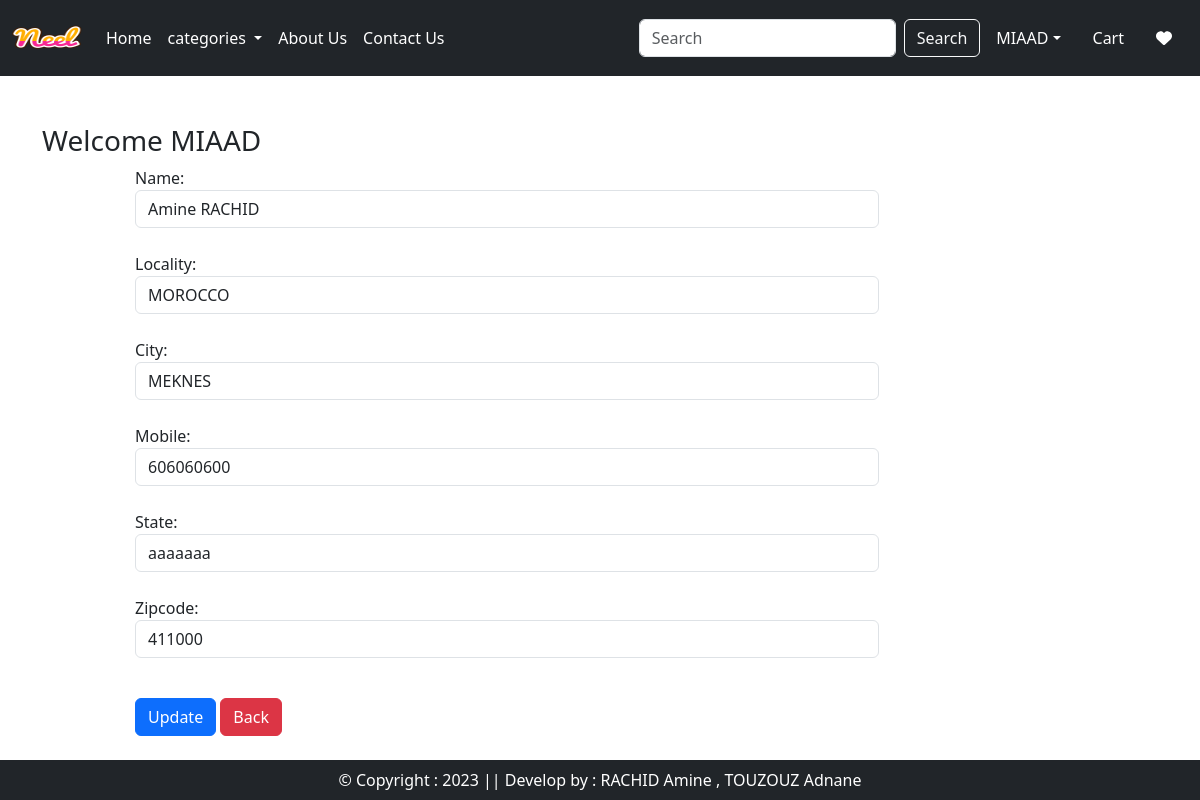
Screenshot of /updateAddress/1 (signed in) with the database file from the repository.
### app/models.py (models this page shows, shortened)
class Customer(models.Model):
    user = models.ForeignKey(User,on_delete=models.CASCADE)
    name = models.CharField(max_length = 200)
    locality = models.CharField(max_length=200)
    city = models.CharField(max_length=50)
    mobile = models.IntegerField(default=0)
    zipcode = models.IntegerField()
    state = models.CharField(choices=STATE_CHOICES,max_length=100)

### app/views.py (the view, shortened to what this page needs)
# urls.py: path("updateAddress/<int:pk>", views.updateAddress.as_view(),name="updateAddress"),
@method_decorator(login_required,name="dispatch")
class updateAddress(View):
    def get(self,request,pk):
        add = Customer.objects.get(pk=pk)
        form = CustomerProfileForm(instance=add)
        totalitem = 0
        wishitem=0
        if request.user.is_authenticated:
            totalitem = len(Cart.objects.filter(user=request.user))
            wishitem = len(Wishlist.objects.filter(user=request.user))
        return render(request, 'app/updateAddress.html',locals())

### app/forms.py
class CustomerProfileForm(forms.ModelForm):
    class Meta:
        model = Customer
        fields = ['name','locality','city','mobile','state','zipcode']
        widgets={
            'name':forms.TextInput(attrs={'class':'form-control'}),
            'locality':forms.TextInput(attrs={'class':'form-control'}),
            'city':forms.TextInput(attrs={'class':'form-control'}),
            'mobile':forms.NumberInput(attrs={'class':'form-control'}),
            'state':forms.Select(attrs={'class':'form-control'}),
            'zipcode':forms.NumberInput(attrs={'class':'form-control'}),
        }

### app/templates/app/updateAddress.html (shortened to what this page needs)
{% extends 'app/base.html' %}
{% load static %}
{% block main-content %}
<div class="container my-5">
    <div class='row'>
        <h3>Welcome <span class="text-capitalize">{{request.user}}</span></h3>
    </div>
    <div class='col-sm-8 offset-sm-1'>
        <form action='' method='post'>
            {% for fm in form %}
                {{fm.label_tag}} {{fm}}<small class='text-danger'>{{fm.errors|striptags}}</small>
                <br>
            {% endfor %}
            <div class="col-12 mt-3">
                <button type="submit" class="btn btn-primary">Update</button>
                <a href="{% url 'address' %}" type="button" class='btn btn-danger'>Back</a>
            </div>
        </form>
    </div>
</div>
{% endblock main-content %}

### app/templates/app/base.html (shortened to what this page needs)
<!DOCTYPE html>
{% load static%}
<html lang="en">
<head>
    <link rel="stylesheet" href="https://cdnjs.cloudflare.com/ajax/libs/font-awesome/4.7.0/css/font-awesome.min.css">
    <link href="https://cdn.jsdelivr.net/npm/bootstrap@5.3.0-alpha1/dist/css/bootstrap.min.css" rel="stylesheet">
    <link rel="stylesheet" href="{% static 'app/css/owl.carousel.min.css' %}" />
    <link rel="stylesheet" href="{% static 'app/css/all.min.css' %}" />
    <link rel="stylesheet" href="{% static 'app/css/style.css' %}" />
</head>
<body>
    <nav class="navbar navbar-expand-lg navbar-dark bg-dark">
        <div class="container-fluid">
          <a class="navbar-brand" href="#">
            <img src="{% static "app/images/Neel.png" %}" width="70" height="50" />
          </a>
          <div class="collapse navbar-collapse" id="navbarSupportedContent">
            <ul class="navbar-nav me-auto mb-2 mb-lg-0">
              {% if request.user.is_authenticated %}
              <li class="nav-item">
                <a class="nav-link active" aria-current="page" href="/">Home</a>
              </li>
              <li class="nav-item dropdown">
                <a class="nav-link dropdown-toggle active" href="#" role="button" data-bs-toggle="dropdown" aria-expanded="false">
                  categories
                </a>
              </li>
              <li class="nav-item">
                <a class="nav-link text-white" href="{% url 'about' %}">About Us</a>
              </li>
              <li class="nav-item">
                <a class="nav-link text-white" href="{% url 'contact' %}">Contact Us</a>
              </li>
            </ul>
            <form class="d-flex" role="search" action="/search">
              <input class="form-control me-2" type="search" placeholder="Search" name="search" aria-label="Search">
              <button class="btn btn-outline-light" type="submit">Search</button>
            </form>
          </div>
          <ul class="navbar-nav me-auto mb-2 mb-lg-0">
            <li class="nav-item dropdown mx-2">
              <a class="nav-link dropdown-toggle text-white"  href="#" id="profileDropdown" role="button" data-bs-toggle="dropdown" aria-expanded="false">{{request.user.username}}</a>
            </li>
            <li class="nav-item mx-2">
                <a href="{% url 'showcart' %}" class="nav-link text-white" > Cart</a>
            </li>
            <li class="nav-item mx-2">
                <a href="{% url 'showwishlist' %}" class="nav-link text-white" > <i class="fa fa-heart"></i></a>
            </li>
            {% endif %}
           </ul>
        </div>
      </nav>
      {% block main-content %}{% endblock main-content %}
      <footer class="container-fluid fixed-bottom text-white bg-dark text-center p-2 mt-5">
        &copy; Copyright : 2023 || Develop by : RACHID Amine , TOUZOUZ Adnane
      </footer>
</body>
</html>

### rows the page displays
Customer: form "Amine RACHID" "MOROCCO" "MEKNES" "606060600" "aaaaaaa" "411000"

### other values shown
{{ request.user.username }} "MIAAD"
{{ request.user }} "MIAAD"
{{ fm.label_tag }} "Name:" "Locality:" "City:" "Mobile:" "State:" "Zipcode:"
